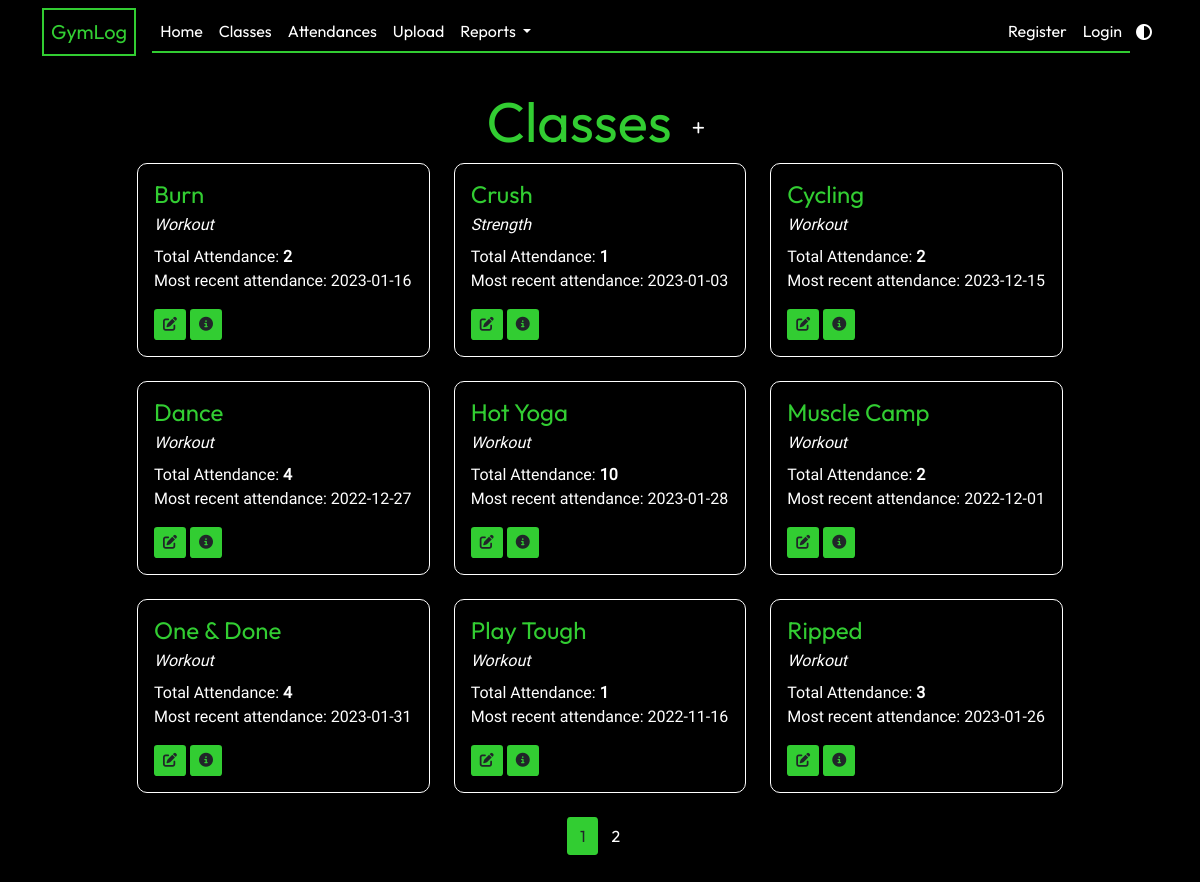
Page /classes on the committed database.
### app/models.py (models this page shows, shortened)
class GymClass(db.Model):
    id = db.Column(db.Integer, primary_key=True)
    name = db.Column(db.String(20), unique=True, nullable=False)
    class_type = db.Column(db.String(3), default="Workout")
    attendance_list = db.relationship("Attendance", backref="class_taken", lazy=True)
    def __lt__(self, other):
        return self.name < other.name

### app/classes/routes.py (the view)
@classes.route("/classes")
def show_classes():
    page = request.args.get("page", 1, type=int)
    gym_classes = GymClass.query.order_by(GymClass.name).paginate(page=page, per_page=9)
    return render_template("classes.html", title="Classes", gym_classes=gym_classes)

### app/models.py (called while the page is built)
    def __lt__(self, other):
        return self.date_attended < other.date_attended

### app/templates/classes.html
{% extends "layout.html" %} {% block content %}
<div class="text-center mt-2">
  <h1 class="display-4">
    Classes
    <a href="{{ url_for('classes.new_class') }}" class="btn btn-sm btn-add"
      ><i class="fa-solid fa-plus"></i
    ></a>
  </h1>
</div>
<div class="row row-cols-1 row-cols-md-3">
  {% for class in gym_classes|sort %}
  <div class="col mb-4">
    <div class="card">
      <div class="card-body">
        <h4 class="card-title">{{ class.name }}</h4>
        <p class="card-subtitle mb-2">{{ class.class_type }}</p>
        <p class="card-text">
          Total Attendance: <strong>{{ class.attendance_list|length }} </strong
          ><br />
          {% if class.attendance_list|length > 0 %} Most recent attendance: {{
          (class.attendance_list|sort(reverse = True)|first).date_attended }} {%
          endif %}
        </p>
        <a
          href="{{ url_for('classes.update_class', class_id=class.id) }}"
          class="btn btn-sm btn-current"
          ><i class="fa-solid fa-pen-to-square"></i
        ></a>
        <a
          href="{{ url_for('classes.show_class', class_id=class.id) }}"
          class="btn btn-sm btn-current"
          ><i class="fa-solid fa-circle-info"></i
        ></a>
      </div>
    </div>
  </div>
  {% endfor %}
</div>
<nav>
  <ul class="pagination justify-content-center">
    {% for page_num in gym_classes.iter_pages(left_edge=1, right_edge=1,
    left_current=1, right_current=2) %} {% if page_num %} {% if gym_classes.page
    == page_num %}
    <li class="page-item">
      <a
        class="btn btn-current mb-4"
        href="{{ url_for('classes.show_classes', page=page_num) }}"
        >{{ page_num }}</a
      >
    </li>
    {% else %}
    <li class="page-item">
      <a
        class="btn btn-other mb-4"
        href="{{ url_for('classes.show_classes', page=page_num) }}"
        >{{ page_num }}</a
      >
    </li>
    {% endif %} {% else %} ... {% endif %} {% endfor %}
  </ul>
</nav>
{% endblock content %}

### app/static/main.css (style rules this page uses)
:root { --primary-color: black; --secondary-color: white; --accent-color: #32cd32; --typewriter-speed: 2s; --typewriter-chars: 17; }
body { background-color: var(--primary-color); color: var(--secondary-color); margin: 0; min-height: 100vh; font-family: "Roboto"; }
h1, h2, h3, h4 { color: var(--accent-color); font-family: Outfit; }
nav { font-family: Outfit; }
.card { border-color: var(--secondary-color); border-radius: 10px; background-color: var(--primary-color); }
.card-subtitle { font-style: italic; }
.btn-current { background-color: var(--accent-color); border-radius: 10% 10%; }
.btn-other { background-color: transparent; color: var(--secondary-color); }
.btn-add { background-color: transparent; color: var(--secondary-color); border-radius: 50%; }

### rows in the picture
GymClass: name "Burn", class_type "Workout", attendance_list|length "2", attendance_list "2023-01-16"
GymClass: name "Crush", class_type "Strength", attendance_list|length "1", attendance_list "2023-01-03"
GymClass: name "Cycling", class_type "Workout", attendance_list|length "2", attendance_list "2023-12-15"
GymClass: name "Dance", class_type "Workout", attendance_list|length "4", attendance_list "2022-12-27"
GymClass: name "Hot Yoga", class_type "Workout", attendance_list|length "10", attendance_list "2023-01-28"
GymClass: name "Muscle Camp", class_type "Workout", attendance_list|length "2", attendance_list "2022-12-01"
GymClass: name "One & Done", class_type "Workout", attendance_list|length "4", attendance_list "2023-01-31"
GymClass: name "Play Tough", class_type "Workout", attendance_list|length "1", attendance_list "2022-11-16"
GymClass: name "Ripped", class_type "Workout", attendance_list|length "3", attendance_list "2023-01-26"

### other values in the picture
{{ page_num }} "1"
{{ page_num }} "2"
